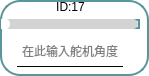
       <widget class="QFrame" name="frame_23">
        <property name="enabled">
         <bool>true</bool>
        </property>
        <property name="layoutDirection">
         <enum>Qt::RightToLeft</enum>
        </property>
        <property name="styleSheet">
         <string notr="true">* {
  background: white; /* 背景改为白色 */
  border: 2px solid #59969b; /* 使用与滑块一致的颜色 */
  border-radius: 20px;
}

</string>
        </property>
        <property name="frameShape">
         <enum>QFrame::StyledPanel</enum>
        </property>
        <property name="frameShadow">
         <enum>QFrame::Raised</enum>
        </property>
        <widget class="QLineEdit" name="lineEdit_servo17">
         <property name="enabled">
          <bool>true</bool>
         </property>
         <property name="geometry">
          <rect>
           <x>17</x>
           <y>36</y>
           <width>106</width>
           <height>31</height>
          </rect>
         </property>
         <property name="maximumSize">
          <size>
           <width>120</width>
           <height>16777215</height>
          </size>
         </property>
         <property name="layoutDirection">
          <enum>Qt::LeftToRight</enum>
         </property>
         <property name="styleSheet">
          <string notr="true">QLineEdit {
            border-top: none;
            border-left: none;
            border-right: none;
            border-bottom: 1px solid black;
            background-color: transparent;
        }
        
        QLineEdit:focus {
            border-bottom: 1px solid #2a70f4;
        }</string>
         </property>
         <property name="alignment">
          <set>Qt::AlignCenter</set>
         </property>
         <property name="placeholderText">
          <string>在此输入舵机角度</string>
         </property>
        </widget>
        <widget class="QLabel" name="label_id17">
         <property name="geometry">
          <rect>
           <x>1</x>
           <y>2</y>
           <width>139</width>
           <height>10</height>
          </rect>
         </property>
         <property name="minimumSize">
          <size>
           <width>0</width>
           <height>10</height>
          </size>
         </property>
         <property name="maximumSize">
          <size>
           <width>16777215</width>
           <height>10</height>
          </size>
         </property>
         <property name="styleSheet">
          <string notr="true">QLabel{border: none; /* 去掉控件的边框 */}
QLabel{background: none; /* 去掉控件的边框 */}</string>
         </property>
         <property name="text">
          <string>ID:17</string>
         </property>
         <property name="alignment">
          <set>Qt::AlignCenter</set>
         </property>
        </widget>
        <widget class="QSlider" name="Slider_Servo17">
         <property name="geometry">
          <rect>
           <x>1</x>
           <y>19</y>
           <width>139</width>
           <height>10</height>
          </rect>
         </property>
         <property name="maximumSize">
          <size>
           <width>16777215</width>
           <height>10</height>
          </size>
         </property>
         <property name="layoutDirection">
          <enum>Qt::LeftToRight</enum>
         </property>
         <property name="styleSheet">
          <string notr="true">QSlider::groove:horizontal {
    border: none;
    height: 10px;
    background-color: lightgray;
    border-radius: 5px;
}

QSlider::handle:horizontal {
    width: 12px; /* 增大滑块的宽度 */
    margin: -1px 0px -1px -5px;
    border-radius: 6px; /* 也可以调整圆角半径以匹配滑块的大小 */
    background-color: white;
}

QSlider::sub-page:horizontal {
    background-color: qlineargradient(x1:0, y1:0, x2:1, y2:1, stop:0 #59969b, stop:1 #04e7fa);
    border-radius: 5px;
}
</string>
         </property>
         <property name="minimum">
          <number>0</number>
         </property>
         <property name="maximum">
          <number>240</number>
         </property>
         <property name="orientation">
          <enum>Qt::Horizontal</enum>
         </property>
         <property name="invertedAppearance">
          <bool>false</bool>
         </property>
         <property name="tickPosition">
          <enum>QSlider::NoTicks</enum>
         </property>
         <property name="tickInterval">
          <number>1</number>
         </property>
        </widget>
       </widget>
